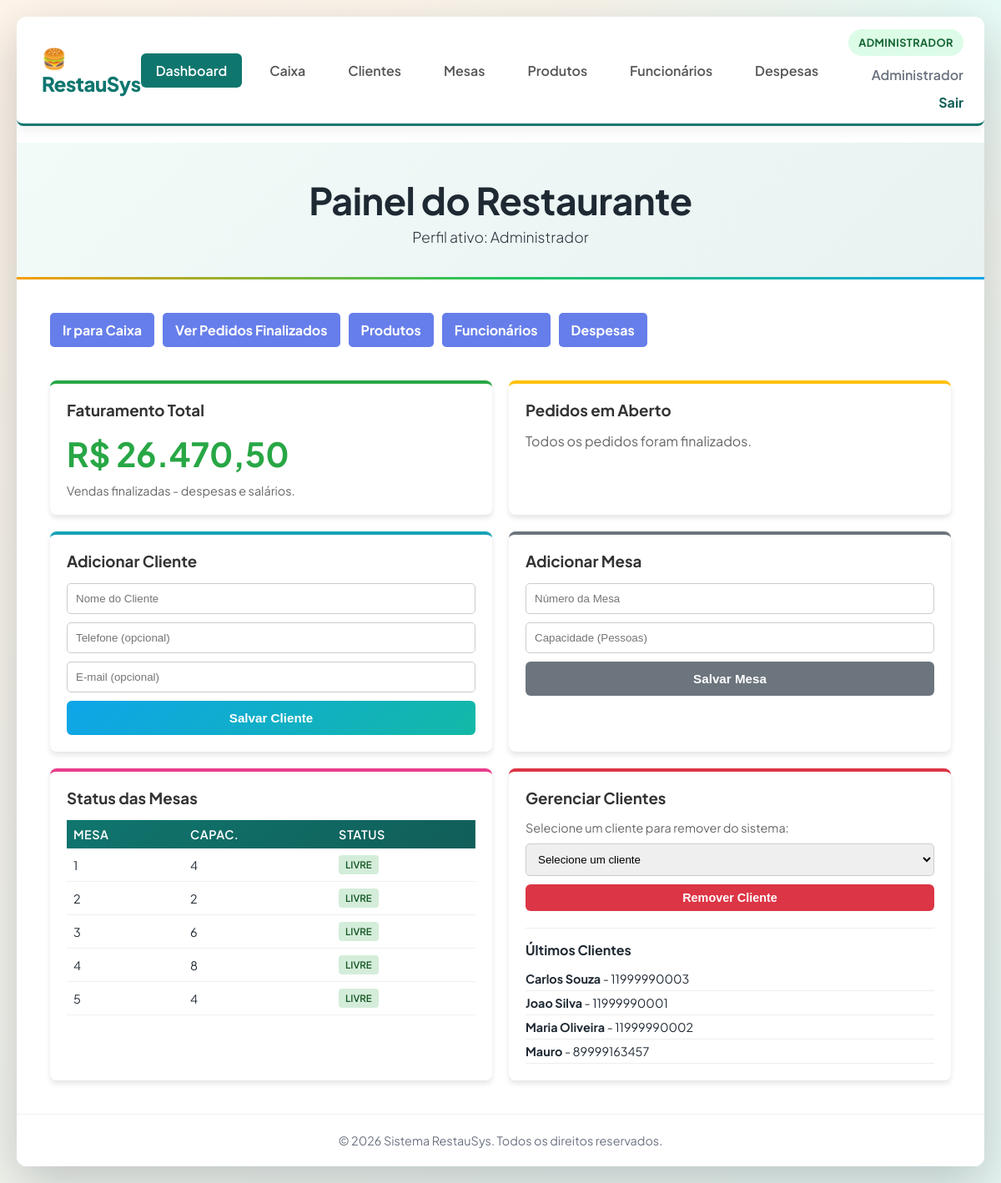
Page /index.php (signed in) on the committed database.
### tables this page shows
CREATE TABLE mesas (
    id_mesa INTEGER PRIMARY KEY AUTOINCREMENT,
    numero INTEGER NOT NULL UNIQUE,
    capacidade INTEGER NOT NULL,
    status TEXT NOT NULL DEFAULT 'livre' CHECK (status IN ('livre','ocupada','reservada'))
);

CREATE TABLE clientes (
    id_cliente INTEGER PRIMARY KEY AUTOINCREMENT,
    nome TEXT NOT NULL,
    telefone TEXT,
    email TEXT,
    data_cadastro TEXT DEFAULT CURRENT_TIMESTAMP
);

### index.php (the view, shortened to what this page needs)
<?php
require_once __DIR__ . "/config/config.php";
    ?>
    <?php
$vendas = query_one("SELECT SUM(ip.quantidade * ip.preco_unitario) as total
                     FROM itens_pedido ip
                     JOIN pedidos p ON ip.id_pedido = p.id_pedido
                     WHERE p.status = 'fechado'");
$total_vendas = $vendas["total"] ?? 0;
$pedidos_abertos = query_all("SELECT p.id_pedido, c.nome, m.numero, p.data_pedido
                              FROM pedidos p
                              JOIN clientes c ON p.id_cliente = c.id_cliente
                              JOIN mesas m ON p.id_mesa = m.id_mesa
                              WHERE p.status = 'aberto'");
$clientes = query_all("SELECT * FROM clientes ORDER BY nome ASC");
$mesas = query_all("SELECT * FROM mesas ORDER BY numero ASC");
$despesas = query_one("SELECT SUM(valor) as total FROM despesas");
$salarios = query_one("SELECT SUM(salario) as total FROM funcionarios");
$total_despesas = ($despesas["total"] ?? 0) + ($salarios["total"] ?? 0);
$total_faturamento = $total_vendas - $total_despesas;
$perfil_logado = usuario_admin() ? "Administrador" : "Garçom";
?>
<!DOCTYPE html>
<html lang="pt-BR">
<head>
    <link rel="stylesheet" href="css/style.css">
</head>
<body>
    <div class="container">
        <header>
            <div class="header-content">
                <h1>Painel do Restaurante</h1>
                <p class="header-subtitle">Perfil ativo: <?=$perfil_logado?></p>
            </div>
        </header>
        <main>
            <?php if (usuario_admin()): ?>
                <div style="display: flex; gap: 10px; margin-bottom: 20px; flex-wrap: wrap;">
                    <a href="pages/pedidos.php" class="btn-link">Ir para Caixa</a>
                    <a href="pages/pedidos.php#finalizados" class="btn-link">Ver Pedidos Finalizados</a>
                    <a href="pages/produtos.php" class="btn-link">Produtos</a>
                    <a href="pages/funcionarios.php" class="btn-link">Funcionários</a>
                    <a href="pages/despesas.php" class="btn-link">Despesas</a>
                </div>
            <?php endif; ?>
            <div class="dashboard-grid">
                <?php if (usuario_admin()): ?>
                    <div class="card" style="border-top-color: #28a745;">
                        <h3>Faturamento Total</h3>
                        <p style="font-size: 2.5em; font-weight: bold; color: #28a745;">R$ <?=number_format((float) $total_faturamento, 2, ",", ".")?></p>
                        <p style="color: #666; font-size: 0.9em; margin-top: 10px;">Vendas finalizadas - despesas e salários.</p>
                    </div>
                <?php endif; ?>
                <div class="card" style="border-top-color: #ffc107;">
                    <h3>Pedidos em Aberto</h3>
                    <?php if (empty($pedidos_abertos)): ?>
                        <p style="color: #666;">Todos os pedidos foram finalizados.</p>
                    <?php endif; ?>
                </div>
                <?php if (usuario_admin()): ?>
                    <div class="card" style="border-top-color: #17a2b8;">
                        <h3>Adicionar Cliente</h3>
                        <form method="POST" style="display: flex; gap: 10px; flex-direction: column;">
                            <input type="text" name="nome" placeholder="Nome do Cliente" required style="padding: 10px; border: 1px solid #ccc; border-radius: 5px;">
                            <input type="text" name="telefone" placeholder="Telefone (opcional)" style="padding: 10px; border: 1px solid #ccc; border-radius: 5px;">
                            <input type="email" name="email" placeholder="E-mail (opcional)" style="padding: 10px; border: 1px solid #ccc; border-radius: 5px;">
                            <button type="submit" class="btn btn-adicionar" style="width: 100%;">Salvar Cliente</button>
                        </form>
                    </div>
                    <div class="card" style="border-top-color: #6c757d;">
                        <h3>Adicionar Mesa</h3>
                        <form method="POST" style="display: flex; gap: 10px; flex-direction: column;">
                            <input type="number" name="numero" placeholder="Número da Mesa" required style="padding: 10px; border: 1px solid #ccc; border-radius: 5px;">
                            <input type="number" name="capacidade" placeholder="Capacidade (Pessoas)" required style="padding: 10px; border: 1px solid #ccc; border-radius: 5px;">
                            <button type="submit" class="btn" style="width: 100%; background: #6c757d; color: white;">Salvar Mesa</button>
                        </form>
                    </div>
                <?php endif; ?>
                <div class="card" style="grid-column: span 1; border-top-color: #e83e8c;">
                    <h3>Status das Mesas</h3>
                    <div style="max-height: 250px; overflow-y: auto;">
                        <table class="tabela pequena">
                            <thead>
                                <tr>
                                    <th>Mesa</th>
                                    <th>Capac.</th>
                                    <th>Status</th>
                                </tr>
                            </thead>
                            <tbody>
                                <?php foreach ($mesas as $m): ?>
                                <tr>
                                    <td><?=$m["numero"]?></td>
                                    <td><?=$m["capacidade"]?></td>
                                    <td><span class="status-badge status-<?=$m["status"]?>"><?=$m["status"]?></span></td>
                                </tr>
                                <?php endforeach; ?>
                            </tbody>
                        </table>
                    </div>
                </div>
                <?php if (usuario_admin()): ?>
                    <div class="card" style="border-top-color: #dc3545;">
                        <h3>Gerenciar Clientes</h3>
                        <div style="margin-bottom: 20px;">
                            <p style="font-size: 0.9em; color: #666; margin-bottom: 10px;">Selecione um cliente para remover do sistema:</p>
                            <form method="POST" style="display: flex; gap: 10px; flex-direction: column;">
                                <select name="id_cliente" required style="padding: 10px; border: 1px solid #ccc; border-radius: 5px;">
                                    <option value="">Selecione um cliente</option>
                                </select>
                                <button type="submit" class="btn btn-remover" style="width: 100%;">Remover Cliente</button>
                            </form>
                        </div>
                        <h4 style="margin-bottom: 10px; border-top: 1px solid #eee; padding-top: 15px;">Últimos Clientes</h4>
                        <div style="max-height: 150px; overflow-y: auto;">
                            <ul style="list-style: none; padding: 0;">
                                <?php foreach ($clientes as $c): ?>
                                    <li style="padding: 5px 0; border-bottom: 1px solid #eee; font-size: 0.9em;">
                                        <strong><?=$c["nome"]?></strong>
                                        <?= $c["telefone"] ? " - " . $c["telefone"] : "" ?>
                                    </li>
                                <?php endforeach; ?>
                            </ul>
                        </div>
                    </div>
                <?php endif; ?>
            </div>
        </main>
        <footer class="app-footer">
            &copy; <?=date("Y")?> Sistema RestauSys. Todos os direitos reservados.
        </footer>
    </div>
</body>
</html>

### css/style.css (style rules this page uses)
:root { --bg-start: #fef3e7; --bg-end: #e8f6f2; --surface: #ffffff; --surface-muted: #f7f5f2; --ink: #1f2933; --muted: #6b7280; --accent: #0f766e; --accent-strong: #115e59; --accent-soft: #e7f7f4; --accent-2: #f59e0b; --accent-3: #ef4444; --accent-4: #0ea5e9; --shadow-strong: 0 20px 60px rgba(15, 23, 42, 0.22); --shadow-soft: 0 4px 16px rgba(15, 23, 42, 0.08); }
* { margin: 0; padding: 0; box-sizing: border-box; }
body { font-family: "Plus Jakarta Sans", "Noto Sans", sans-serif; background: radial-gradient(1200px 600px at 10% -10%, #fff6ec 0%, transparent 60%), radial-gradient(900px 500px at 100% 0%, #e7fbf6 0%, transparent 55%), linear-gradient(135deg, var(--bg-start) 0%, var(--bg-end) 100%); min-height: 100vh; padding: 20px; color: var(--ink); }
.container { max-width: 1200px; margin: 0 auto; background: var(--surface); border-radius: 12px; box-shadow: var(--shadow-strong); overflow: hidden; }
.app-footer { text-align: center; padding: 22px 30px; color: var(--muted); font-size: 0.9em; border-top: 1px solid #eef2f5; background: var(--surface); }
header { background: linear-gradient(135deg, #f2fbf8 0%, #e8f2f1 100%); color: var(--ink); padding: 40px 30px; text-align: center; position: relative; }
header::after { content: ''; position: absolute; bottom: 0; left: 0; right: 0; height: 3px; background: linear-gradient(90deg, var(--accent-2), #22c55e, var(--accent-4)); }
.header-content h1 { font-size: 2.8em; font-weight: 700; margin-bottom: 5px; letter-spacing: -0.5px; }
.header-subtitle { font-size: 1.1em; opacity: 0.95; font-weight: 300; }
main { padding: 40px; }
.btn { padding: 12px 20px; border: none; border-radius: 6px; font-weight: 600; cursor: pointer; font-size: 0.95em; transition: all 0.3s; display: inline-flex; align-items: center; gap: 8px; justify-content: center; }
.btn-adicionar { background: linear-gradient(135deg, var(--accent-4) 0%, #14b8a6 100%); color: white; }
.btn-remover { background-color: #dc3545; color: white; padding: 8px 12px; font-size: 0.9em; }
.tabela { width: 100%; border-collapse: collapse; background: white; }
.tabela thead { background: linear-gradient(135deg, var(--accent) 0%, var(--accent-strong) 100%); color: white; }
.tabela th { padding: 16px; text-align: left; font-weight: 600; text-transform: uppercase; font-size: 0.9em; letter-spacing: 0.5px; }
.tabela td { padding: 14px 16px; border-bottom: 1px solid #f0f0f0; }
.status-badge { display: inline-block; padding: 4px 8px; border-radius: 4px; font-size: 0.8em; font-weight: 600; text-transform: uppercase; }
.status-livre { background: #d4edda; color: #155724; }

### index.php (style rules this page uses)
.dashboard-grid { display: grid; grid-template-columns: 1fr 1fr; gap: 20px; margin-top: 20px; }
.card { background: white; padding: 20px; border-radius: 8px; box-shadow: 0 4px 6px rgba(0,0,0,0.1); border-top: 4px solid #667eea; }
.card h3 { margin-bottom: 15px; color: #333; }
.btn-link { background: #667eea; color: white; padding: 10px 15px; text-decoration: none; border-radius: 5px; display: inline-block; margin-bottom: 20px; font-weight: bold; }
table.pequena td, table.pequena th { padding: 8px; font-size: 0.9em; }

### rows in the picture
mesas: numero "1", capacidade "4", status "LIVRE"
mesas: numero "2", capacidade "2", status "LIVRE"
mesas: numero "3", capacidade "6", status "LIVRE"
mesas: numero "4", capacidade "8", status "LIVRE"
mesas: numero "5", capacidade "4", status "LIVRE"
clientes: nome "Carlos Souza", telefone "11999990003"
clientes: nome "Joao Silva", telefone "11999990001"
clientes: nome "Maria Oliveira", telefone "11999990002"
clientes: nome "Mauro", telefone "89999163457"

### other values in the picture
$item['titulo'] "Dashboard"
$item['titulo'] "Caixa"
$item['titulo'] "Clientes"
$item['titulo'] "Mesas"
$item['titulo'] "Produtos"
$item['titulo'] "Funcionários"
$item['titulo'] "Despesas"
$rotulo_perfil "ADMINISTRADOR"
$usuario "Administrador"
$perfil_logado "Administrador"
$total_faturamento "26.470,50"
